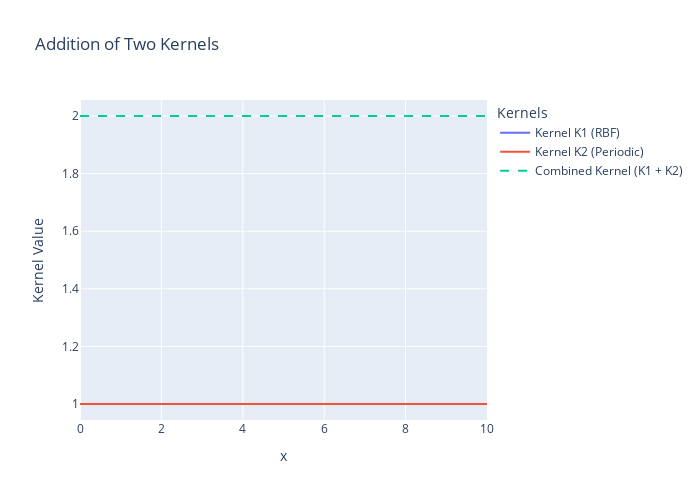

Notebook code cell kept with this figure:
### Code cell
import plotly.graph_objects as go
import numpy as np
from sklearn.gaussian_process.kernels import RBF, ExpSineSquared

# Generate sample data
x = np.linspace(0, 10, 100).reshape(-1, 1)

# Define the RBF kernel
rbf_kernel = RBF(length_scale=1.0)

# Define the Periodic kernel
periodic_kernel = ExpSineSquared(length_scale=1.0, periodicity=1.0)

# Apply the kernels to the data
k1 = rbf_kernel(x, x)
k2 = periodic_kernel(x, x)

# Perform the addition of the two kernels
k_combined = k1 + k2

# Plotting using Plotly
fig = go.Figure()

# Flatten the x array for plotting
x_flat = x.ravel()

# Adding Kernel K1 (RBF)
fig.add_trace(go.Scatter(x=x_flat, y=k1.diagonal(), mode='lines', name='Kernel K1 (RBF)'))

# Adding Kernel K2 (Periodic)
fig.add_trace(go.Scatter(x=x_flat, y=k2.diagonal(), mode='lines', name='Kernel K2 (Periodic)'))

# Adding Combined Kernel (K1 + K2)
fig.add_trace(go.Scatter(x=x_flat, y=k_combined.diagonal(), mode='lines', name='Combined Kernel (K1 + K2)', line=dict(dash='dash')))

# Updating layout
fig.update_layout(title='Addition of Two Kernels',
                  xaxis_title='x',
                  yaxis_title='Kernel Value',
                  legend_title='Kernels',
                  width=700,
                  height=500)

# Show the figure
fig.show()

### Figure 1 — Plotly figure (JSON) as saved in the notebook; plotly's stock layout.template omitted (floating-point values rounded to 4 significant figures)
{"data": [{"mode": "lines", "name": "Kernel K1 (RBF)", "type": "scatter", "x": [0, 0.101, 0.202, 0.303, 0.404, 0.5051, 0.6061, 0.7071, 0.8081, 0.9091, 1.01, 1.111, 1.212, 1.313, 1.414, 1.515, 1.616, 1.717, 1.818, 1.919, 2.02, 2.121, 2.222, 2.323, 2.424, 2.525, 2.626, 2.727, 2.828, 2.929, 3.03, 3.131, 3.232, 3.333, 3.434, 3.535, 3.636, 3.737, 3.838, 3.939, 4.04, 4.141, 4.242, 4.343, 4.444, 4.545, 4.646, 4.747, 4.848, 4.949, 5.051, 5.152, 5.253, 5.354, 5.455, 5.556, 5.657, 5.758, 5.859, 5.96, 6.061, 6.162, 6.263, 6.364, 6.465, 6.566, 6.667, 6.768, 6.869, 6.97, 7.071, 7.172, 7.273, 7.374, 7.475, 7.576, 7.677, 7.778, 7.879, 7.98, 8.081, 8.182, 8.283, 8.384, 8.485, 8.586, 8.687, 8.788, 8.889, 8.99, 9.091, 9.192, 9.293, 9.394, 9.495, 9.596, 9.697, 9.798, 9.899, 10], "y": [1, 1, 1, 1, 1, 1, 1, 1, 1, 1, 1, 1, 1, 1, 1, 1, 1, 1, 1, 1, 1, 1, 1, 1, 1, 1, 1, 1, 1, 1, 1, 1, 1, 1, 1, 1, 1, 1, 1, 1, 1, 1, 1, 1, 1, 1, 1, 1, 1, 1, 1, 1, 1, 1, 1, 1, 1, 1, 1, 1, 1, 1, 1, 1, 1, 1, 1, 1, 1, 1, 1, 1, 1, 1, 1, 1, 1, 1, 1, 1, 1, 1, 1, 1, 1, 1, 1, 1, 1, 1, 1, 1, 1, 1, 1, 1, 1, 1, 1, 1]}, {"mode": "lines", "name": "Kernel K2 (Periodic)", "type": "scatter", "x": [0, 0.101, 0.202, 0.303, 0.404, 0.5051, 0.6061, 0.7071, 0.8081, 0.9091, 1.01, 1.111, 1.212, 1.313, 1.414, 1.515, 1.616, 1.717, 1.818, 1.919, 2.02, 2.121, 2.222, 2.323, 2.424, 2.525, 2.626, 2.727, 2.828, 2.929, 3.03, 3.131, 3.232, 3.333, 3.434, 3.535, 3.636, 3.737, 3.838, 3.939, 4.04, 4.141, 4.242, 4.343, 4.444, 4.545, 4.646, 4.747, 4.848, 4.949, 5.051, 5.152, 5.253, 5.354, 5.455, 5.556, 5.657, 5.758, 5.859, 5.96, 6.061, 6.162, 6.263, 6.364, 6.465, 6.566, 6.667, 6.768, 6.869, 6.97, 7.071, 7.172, 7.273, 7.374, 7.475, 7.576, 7.677, 7.778, 7.879, 7.98, 8.081, 8.182, 8.283, 8.384, 8.485, 8.586, 8.687, 8.788, 8.889, 8.99, 9.091, 9.192, 9.293, 9.394, 9.495, 9.596, 9.697, 9.798, 9.899, 10], "y": [1, 1, 1, 1, 1, 1, 1, 1, 1, 1, 1, 1, 1, 1, 1, 1, 1, 1, 1, 1, 1, 1, 1, 1, 1, 1, 1, 1, 1, 1, 1, 1, 1, 1, 1, 1, 1, 1, 1, 1, 1, 1, 1, 1, 1, 1, 1, 1, 1, 1, 1, 1, 1, 1, 1, 1, 1, 1, 1, 1, 1, 1, 1, 1, 1, 1, 1, 1, 1, 1, 1, 1, 1, 1, 1, 1, 1, 1, 1, 1, 1, 1, 1, 1, 1, 1, 1, 1, 1, 1, 1, 1, 1, 1, 1, 1, 1, 1, 1, 1]}, {"line": {"dash": "dash"}, "mode": "lines", "name": "Combined Kernel (K1 + K2)", "type": "scatter", "x": [0, 0.101, 0.202, 0.303, 0.404, 0.5051, 0.6061, 0.7071, 0.8081, 0.9091, 1.01, 1.111, 1.212, 1.313, 1.414, 1.515, 1.616, 1.717, 1.818, 1.919, 2.02, 2.121, 2.222, 2.323, 2.424, 2.525, 2.626, 2.727, 2.828, 2.929, 3.03, 3.131, 3.232, 3.333, 3.434, 3.535, 3.636, 3.737, 3.838, 3.939, 4.04, 4.141, 4.242, 4.343, 4.444, 4.545, 4.646, 4.747, 4.848, 4.949, 5.051, 5.152, 5.253, 5.354, 5.455, 5.556, 5.657, 5.758, 5.859, 5.96, 6.061, 6.162, 6.263, 6.364, 6.465, 6.566, 6.667, 6.768, 6.869, 6.97, 7.071, 7.172, 7.273, 7.374, 7.475, 7.576, 7.677, 7.778, 7.879, 7.98, 8.081, 8.182, 8.283, 8.384, 8.485, 8.586, 8.687, 8.788, 8.889, 8.99, 9.091, 9.192, 9.293, 9.394, 9.495, 9.596, 9.697, 9.798, 9.899, 10], "y": [2, 2, 2, 2, 2, 2, 2, 2, 2, 2, 2, 2, 2, 2, 2, 2, 2, 2, 2, 2, 2, 2, 2, 2, 2, 2, 2, 2, 2, 2, 2, 2, 2, 2, 2, 2, 2, 2, 2, 2, 2, 2, 2, 2, 2, 2, 2, 2, 2, 2, 2, 2, 2, 2, 2, 2, 2, 2, 2, 2, 2, 2, 2, 2, 2, 2, 2, 2, 2, 2, 2, 2, 2, 2, 2, 2, 2, 2, 2, 2, 2, 2, 2, 2, 2, 2, 2, 2, 2, 2, 2, 2, 2, 2, 2, 2, 2, 2, 2, 2]}], "layout": {"height": 500, "legend": {"title": {"text": "Kernels"}}, "title": {"text": "Addition of Two Kernels"}, "width": 700, "xaxis": {"title": {"text": "x"}}, "yaxis": {"title": {"text": "Kernel Value"}}}}
